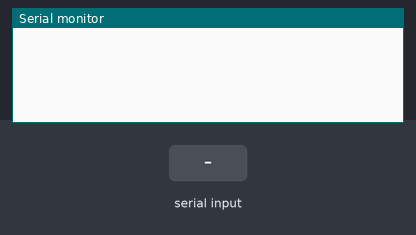
Simulated run of this sketch. Board: Arduino Uno, built with avr-gcc and run on an emulated ATmega328P. Shown: the last lines printed to the serial monitor. The inputs (shaded band) are chosen by the test bench. No radio packets arrive unless stated.

Above: at 1.2 s.
1.3 s: "90,45\n" received over Serial
At 2.5 s:
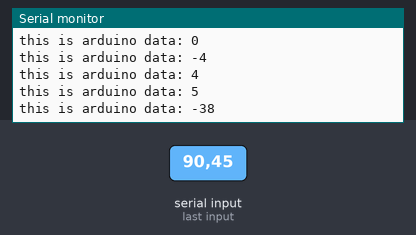
2.8 s: "30,150\n" received over Serial
At 3.4 s:
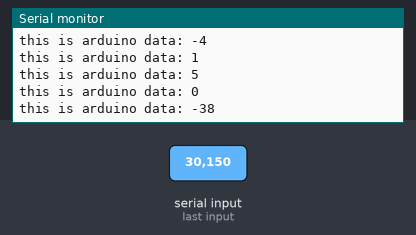
Timing chart, 0 to 5.8 s (numbered marks = the images above; inputs shaded):
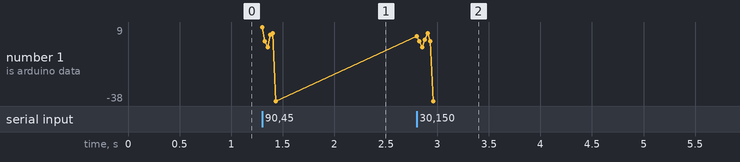

Measured:
- after the input at 1.3 s, the serial monitor: prints a new line at once (image 1)
- after the input at 2.8 s, the serial monitor: prints a new line at once (image 2)

The sketch:

blob_detect_trans.ino
```cpp
#include <SPI.h>
#include <nRF24L01.h>
#include <RF24.h>
RF24 radio(7,8);
const byte address[6] = "00001";
char msg = 's';

String userinput;
int userinput1 = 0;


void setup() {
  Serial.begin(9600);

  radio.begin();
  radio.openWritingPipe(address);
  radio.setPALevel(RF24_PA_MIN);
  radio.stopListening();

}

void loop() {

  if(Serial.available()>0)
  {
    userinput = Serial.read();
    Serial.flush();
    userinput1 = userinput.toInt();
    userinput1 = userinput1-48;

    Serial.print("this is arduino data: ");
    Serial.println(userinput1);

    if(userinput1 == 3)
    msg = 'f';

    else if(userinput1 == 2)
    msg = 'r';

    else if(userinput1 == 1)
    msg = 'l';

    else
    msg = 's';

    delay(1);
    radio.write(&msg,sizeof(msg));
  }

}
```
